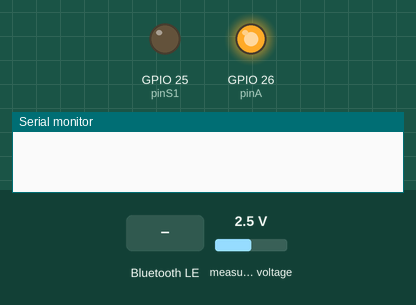
This sketch was run on a simulated ESP32. On the bench: output pins drawn as LEDs (lit = HIGH), the last lines printed to the serial monitor. Inputs (shaded band) come from the test bench; at power-on: measured voltage 2.5 V. Nothing arrives over Bluetooth unless stated; a phone connects over Bluetooth LE 3 s after start.

Above: at 1.2 s.
1.3 s: Bluetooth LE write "MICRO" received
At 1.6 s:
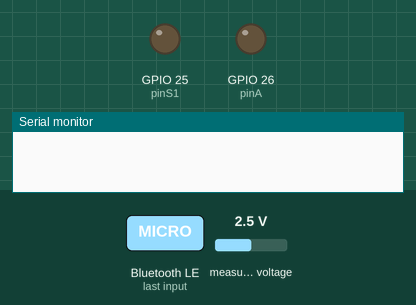
2.8 s: Bluetooth LE write "AUTO" received
At 3.9 s:
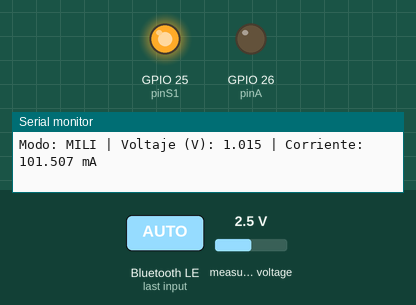
4.3 s: Bluetooth LE write "MILI" received
At 5.1 s:
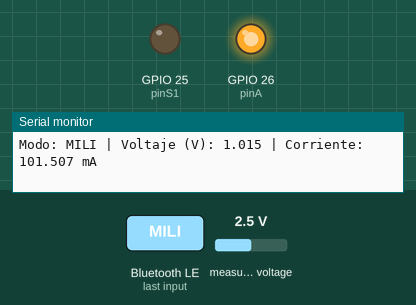
5.8 s: Bluetooth LE write "AUTO" received
At 6.2 s:
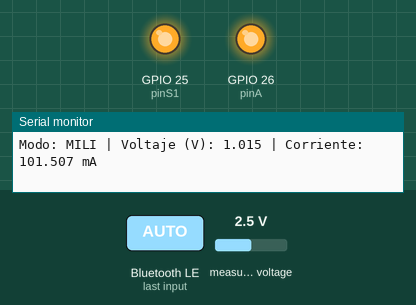
Timing chart, 0 to 8.3 s (numbered marks = the images above; inputs shaded):
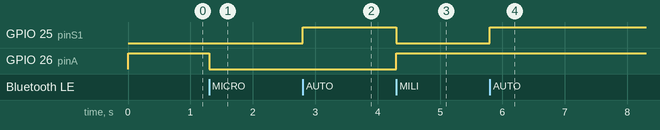

Measured:
- after the input at 1.3 s, GPIO 26 (pinA): HIGH → LOW at once
- after the input at 2.8 s, GPIO 25 (pinS1): LOW → HIGH at once
- after the input at 4.3 s, GPIO 25 (pinS1): HIGH → LOW at once; GPIO 26 (pinA): LOW → HIGH at once
- after the input at 5.8 s, GPIO 25 (pinS1): LOW → HIGH at once

The sketch:

CodigoPropuestoCompleto.ino
```cpp
#include <Wire.h>
#include <Adafruit_ADS1X15.h>
#include <BLEDevice.h>
#include <BLEServer.h>
#include <BLEUtils.h>
#include <BLE2902.h>

// ADS1114 configuration
Adafruit_ADS1115 ads; // Use I2C address 0x48 (default), adjust if needed
const adsGain_t gain = GAIN_FOUR; // Gain setting for 1.024V full-scale range

// BLE configuration
BLECharacteristic *pCharacteristic;
bool deviceConnected = false;

// Variable de modo (por defecto: MILI)
String modoActual = "MILI";

// Temporizador para enviar datos cada segundo
unsigned long previousMillis = 0;
const long intervalo = 1000; // En milisegundos
int contador = 0;  // Contador para los datos enviados

// Pin definitions for S1 and a
const int pinS1 = 25; // Pin for S1 signal (adjust as needed)
const int pinA = 26;  // Pin for a signal (adjust as needed)

// UUIDs: deben ser iguales a los que usas en App Inventor
#define SERVICE_UUID        "12345678-1234-1234-1234-1234567890ab"
#define CHARACTERISTIC_UUID "abcd1234-ab12-cd34-ef56-1234567890ab"

// Clase que detecta cuando el teléfono se conecta o desconecta
class MyServerCallbacks : public BLEServerCallbacks {
  void onConnect(BLEServer* pServer) {
    deviceConnected = true;
  }

  void onDisconnect(BLEServer* pServer) {
    deviceConnected = false;
    pServer->getAdvertising()->start(); // Reanuda publicidad para reconectar
  }
};

// Clase que detecta cuando la app envía un comando (MILI, MICRO, AUTO)
class MyCallbacks: public BLECharacteristicCallbacks {
  void onWrite(BLECharacteristic *pCharacteristic) {
    String rxValue = pCharacteristic->getValue().c_str();
    if (rxValue.length() > 0) {
      String comando = rxValue;

      // Cambiar modo de operación si el comando recibido coincide
      if (comando == "MILI") {
        modoActual = "MILI";
        digitalWrite(pinS1, LOW);  // S1 = 0 -> Manual
        digitalWrite(pinA, HIGH);  // a = 1 -> Mili
      } else if (comando == "MICRO") {
        modoActual = "MICRO";
        digitalWrite(pinS1, LOW);  // S1 = 0 -> Manual
        digitalWrite(pinA, LOW);   // a = 0 -> Micro
      } else if (comando == "AUTO") {
        modoActual = "AUTO";
        digitalWrite(pinS1, HIGH); // S1 = 1 -> Auto
        // No need to set 'a' in Auto mode as it's controlled automatically
      }
    }
  }
};

void setup() {
  Serial.begin(115200);

  // Configurar pines S1 y a como salidas
  pinMode(pinS1, OUTPUT);
  pinMode(pinA, OUTPUT);
  digitalWrite(pinS1, LOW);  // Default to Manual
  digitalWrite(pinA, HIGH);  // Default to Mili

  // Inicializar ADS1114
  if (!ads.begin()) {
    Serial.println("Failed to initialize ADS1114!");
    while (1);
  }
  ads.setGain(gain); // Set gain to GAIN_FOUR (1.024V)

  // Inicializar BLE y nombrar el dispositivo
  BLEDevice::init("MedidorCorriente");
  BLEServer *pServer = BLEDevice::createServer();
  pServer->setCallbacks(new MyServerCallbacks());

  // Crear servicio BLE
  BLEService *pService = pServer->createService(SERVICE_UUID);

  // Crear característica BLE con permisos de lectura, escritura y notificación
  pCharacteristic = pService->createCharacteristic(
                      CHARACTERISTIC_UUID,
                      BLECharacteristic::PROPERTY_READ   |
                      BLECharacteristic::PROPERTY_WRITE  |
                      BLECharacteristic::PROPERTY_NOTIFY |
                      BLECharacteristic::PROPERTY_WRITE_NR
                    );

  // Agregar descriptor para permitir notificaciones
  pCharacteristic->addDescriptor(new BLE2902());
  pCharacteristic->setCallbacks(new MyCallbacks());

  // Iniciar servicio y publicidad BLE
  pService->start();
  pServer->getAdvertising()->start();
}

float readVoltage() {
  int16_t adcValue = ads.readADC_SingleEnded(0); // Leer canal 0 (ajusta según tu conexión)
  float voltage = ads.computeVolts(adcValue);    // Convertir a voltios usando la ganancia configurada

  // Corregir offset dependiendo del modo
  if (modoActual == "MILI") {
    voltage -= 0.0089; // Restar 8.9 mV para MILI
  } else if (modoActual == "MICRO") {
    voltage -= 0.0099; // Restar 9.9 mV para MICRO
  } else if (modoActual == "AUTO") {
    // En modo AUTO, el offset depende del modo dinámico seleccionado en voltageToCurrent
    // Leer el voltaje primero sin offset para determinar el modo
    float tempVoltage = voltage;
    float percentage = tempVoltage / 1.0;
    float current = percentage * 100.0; // Calcular como MILI primero
    if (current < 1.0) {
      modoActual = "MICRO"; // Cambiar a MICRO si es menor a 1mA
      voltage -= 0.0099;    // Aplicar offset de 9.9 mV para MICRO
    } else {
      modoActual = "MILI";  // Usar MILI
      voltage -= 0.0089;    // Aplicar offset de 8.9 mV para MILI
    }
  }

  if (voltage < 0) voltage = 0; // Evitar valores negativos

  return voltage;
}

float voltageToCurrent(float voltage) {
  // 1V = 100% = 100xA (mili o micro según modo)
  float percentage = voltage / 1.0; // Normalizar a 1V como 100%
  float current;

  if (modoActual == "MILI") {
    current = percentage * 100.0; // 1V = 100 mA
  } else if (modoActual == "MICRO") {
    current = percentage * 100.0; // 1V = 100 µA
  } else { // AUTO
    current = percentage * 100.0; // Calcular como si fuera MILI primero
    if (current < 1.0) { // Si es menor a 1mA, cambiar a MICRO
      modoActual = "MICRO";
      current = percentage * 100.0; // Recalcular para MICRO (1V = 100 µA)
    } else {
      modoActual = "MILI";
    }
  }

  return current;
}

void enviarDatos() {
  // Generar 100 datos dependiendo del modo activo
  for (int i = 0; i < 100; i++) {
    // Leer el voltaje del ADS1114
    float voltage = readVoltage();

    // Convertir a corriente según el modo
    float current = voltageToCurrent(voltage);

    // Enviar el valor de corriente por BLE con 3 decimales
    String dataToSend = String(current, 3); // 3 decimales
    pCharacteristic->setValue(dataToSend.c_str());
    pCharacteristic->notify();

    // Imprimir en consola para depurar
    Serial.print("Modo: ");
    Serial.print(modoActual);
    Serial.print(" | Voltaje (V): ");
    Serial.print(voltage, 3);
    Serial.print(" | Corriente: ");
    Serial.print(current, 3);
    if (modoActual == "MILI") {
      Serial.println(" mA");
    } else {
      Serial.println(" µA");
    }

    // Controlar el tiempo de espera sin bloquear
    unsigned long startMillis = millis();
    while (millis() - startMillis < 1000) {
      delay(1);
    }
  }
  contador = 0; // Reiniciar el contador después de enviar los 100 datos
}

void loop() {
  if (deviceConnected) {
    unsigned long currentMillis = millis();

    // Esperar intervalo de tiempo antes de enviar otra lectura
    if (currentMillis - previousMillis >= intervalo && contador == 0) {
      previousMillis = currentMillis;
      contador = 1;  // Inicia el envío de los 100 datos
      enviarDatos();  // Llamar a la función para generar y enviar datos
    }
  }
}
```
